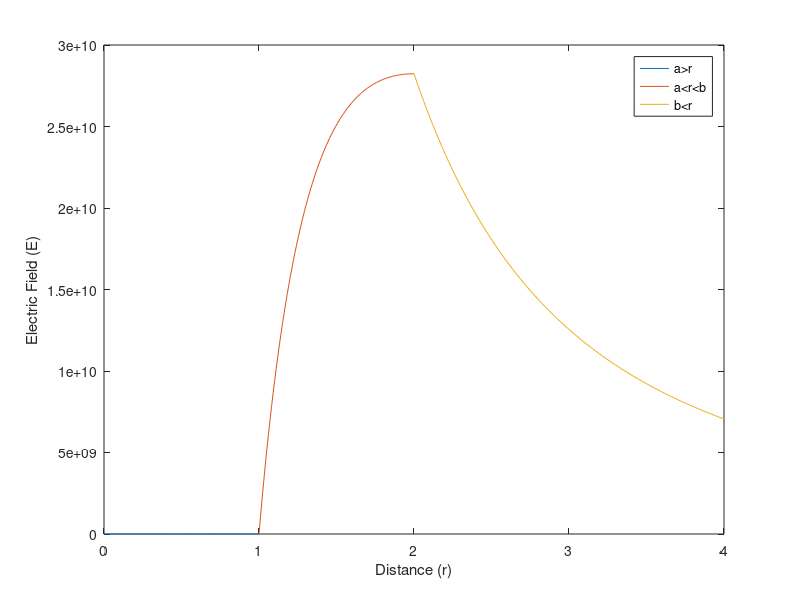

Here is the MATLAB script that generated this plot:

a=1;
b=2;
k=1;
ep=(8.854).*(10.^-12);
r1= linspace(0,a,100);
r2= linspace(a,b,100);
r3= linspace(b,4,100);
A1=r1.*0;
A2=(k/ep).*(r2-a).*((r2.*r2).^-1);
A3=(k/ep).*(b-a).*((r3.*r3).^-1);

plot(r1, A1);
hold on;
plot(r2, A2);
hold on;
plot(r3, A3);
hold off;
legend('a>r','a<r<b','b<r');
xlabel('Distance (r)');
ylabel('Electric Field (E)');
